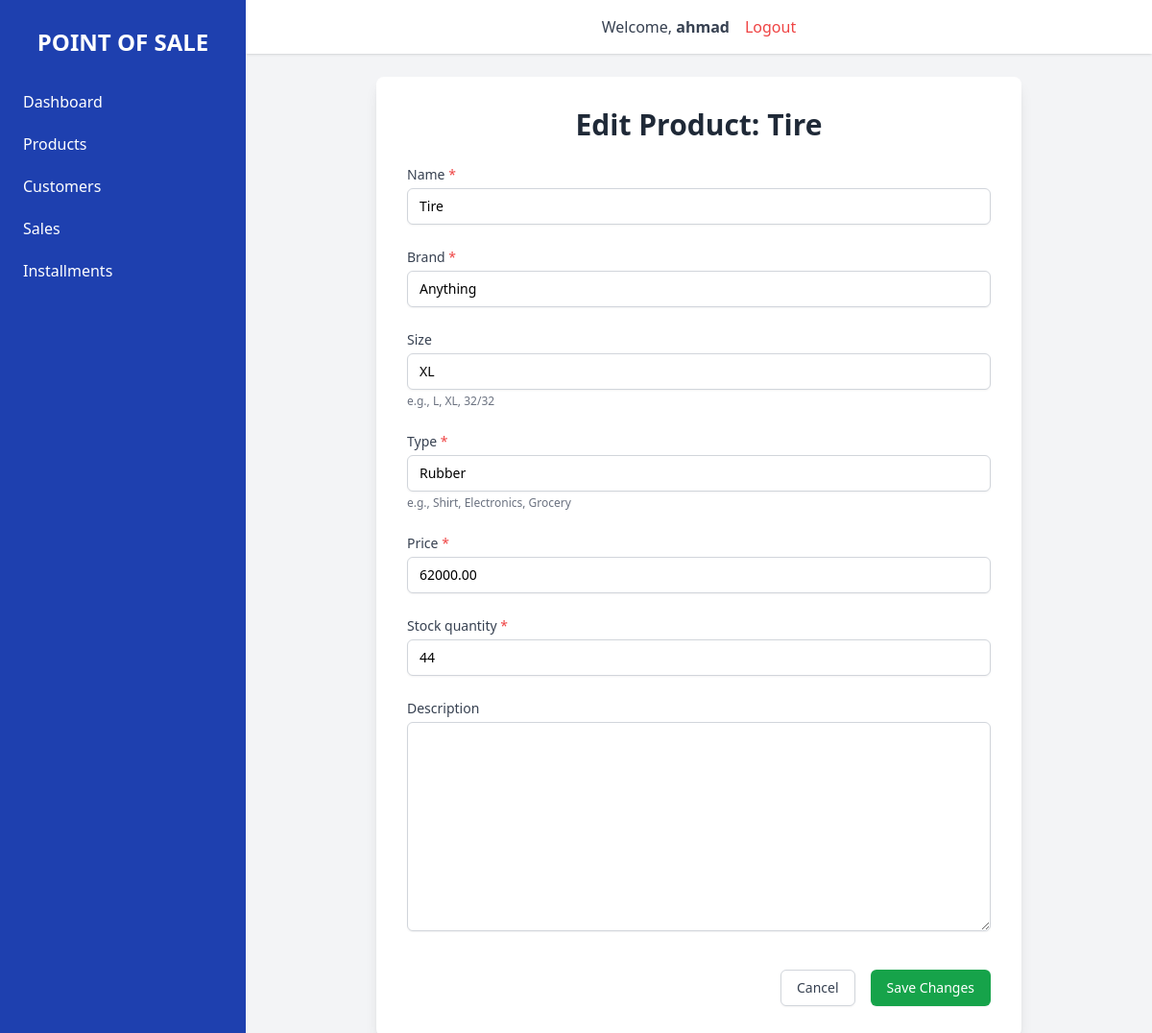
/products/2/update/ (signed in), run on an earlier commit of the app's database.
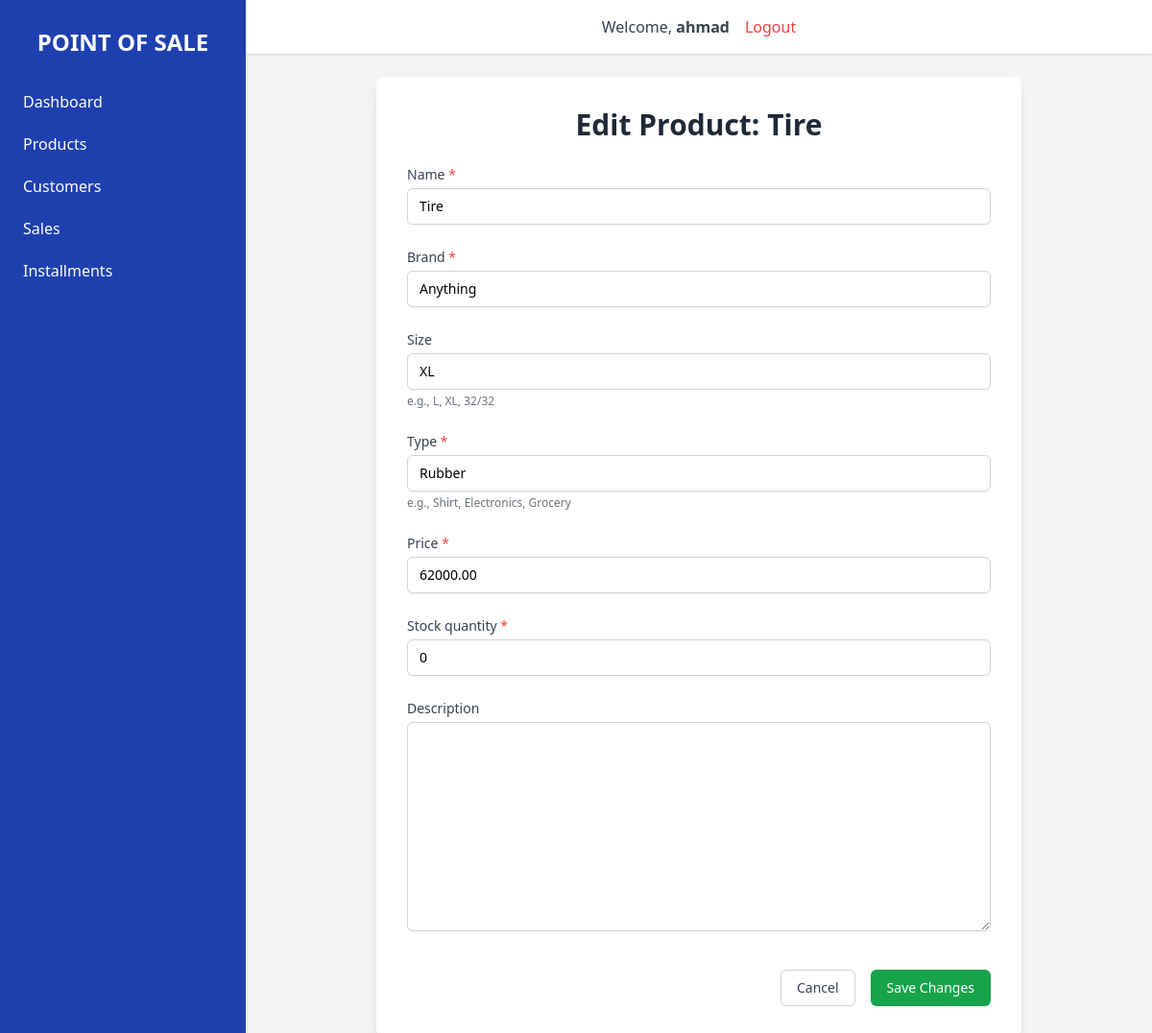
And on a later commit of the database.
### products/models.py (models this page shows, shortened)
class Product(models.Model):
    name = models.CharField(max_length=255)
    brand = models.CharField(max_length=100)
    size = models.CharField(max_length=50, blank=True, null=True, help_text="e.g., L, XL, 32/32")
    type = models.CharField(max_length=100, help_text="e.g., Shirt, Electronics, Grocery")
    description = models.TextField(blank=True)
    price = models.DecimalField(max_digits=10, decimal_places=2)
    stock_quantity = models.IntegerField(default=0)
    created_at = models.DateTimeField(auto_now_add=True)
    class Meta:
        ordering = ['name']

### products/views.py (the view, shortened to what this page needs)
# urls.py: path('<int:pk>/update/', views.ProductUpdateView.as_view(), name='product_update'),
class ProductUpdateView(LoginRequiredMixin, UpdateView):
    model = Product
    template_name = 'products/product_form.html'
    fields = ['name', 'brand', 'size', 'type', 'price', 'stock_quantity', 'description']
    success_url = reverse_lazy('products:product_list')

### accounts/templatetags/form_tags.py (called while the page is built)
@register.filter(name='add_class')
def add_class(value, css_class):
    return value.as_widget(attrs={'class': css_class})

### products/templates/products/product_form.html (shortened to what this page needs)
{% extends 'base.html' %}
{% load form_tags %}
{% block content %}
<div class="max-w-2xl mx-auto bg-white p-8 rounded-lg shadow-lg">
    <h1 class="text-3xl font-bold text-gray-800 mb-6 text-center">
        {% if object %}Edit Product: {{ object.name }}{% else %}Add New Product{% endif %}
    </h1>
    <form method="post" class="space-y-6">
        {% for field in form %}
        <div class="mb-4">
            <label for="{{ field.id_for_label }}" class="block text-sm font-medium text-gray-700">
                {{ field.label }}
                {% if field.field.required %}<span class="text-red-500">*</span>{% endif %}
            </label>
            {{ field|add_class:"mt-1 block w-full px-3 py-2 border border-gray-300 rounded-md shadow-sm focus:outline-none focus:ring-primary-blue focus:border-primary-blue sm:text-sm" }}
            {% if field.help_text %}
            <p class="text-xs text-gray-500 mt-1">{{ field.help_text }}</p>
            {% endif %}
        </div>
        {% endfor %}
        <div class="flex justify-end space-x-4 pt-4">
            <a href="{% url 'products:product_list' %}" class="py-2 px-4 border border-gray-300 rounded-md shadow-sm text-sm font-medium text-gray-700 bg-white hover:bg-gray-50">
                Cancel
            </a>
            <button type="submit" class="py-2 px-4 border border-transparent rounded-md shadow-sm text-sm font-medium text-white bg-green-600 hover:bg-green-700 focus:outline-none focus:ring-2 focus:ring-offset-2 focus:ring-green-500">
                {% if object %}Save Changes{% else %}Add Product{% endif %}
            </button>
        </div>
    </form>
</div>
{% endblock content %}

What changed in the data, as far as the page shows it:
changed Product "Tire": stock_quantity "44" → "0"
